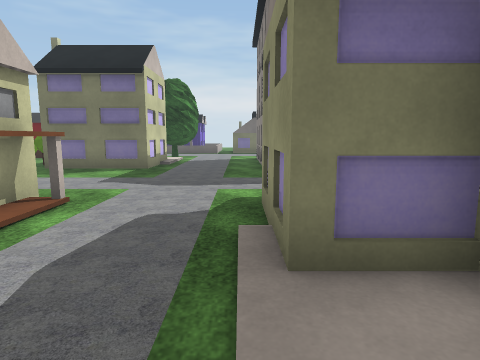
View 1 (above)

21 first-person views from a walk through a Unity game level. The camera is 1.2 m above the floor, tilts 8° down and sees 75° across. The floor is counted in squares, 1 m on a side. Each view is taken from the middle of a square. On the plan, view 1 faces up. The plan holds only what a view shows up to about 13 squares ahead; the rest is blank. The place goes on beyond the plan. The player is left out. Some surface patterns are stand-ins.

View 2
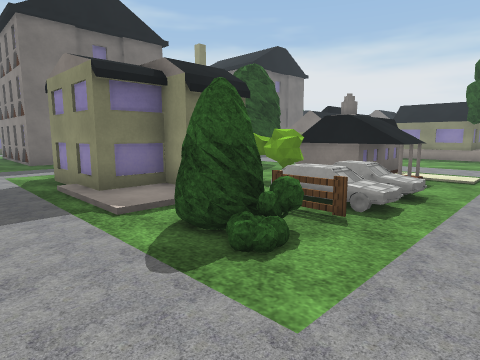

View 3
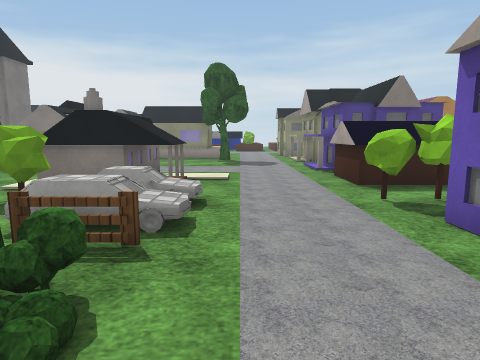

View 4
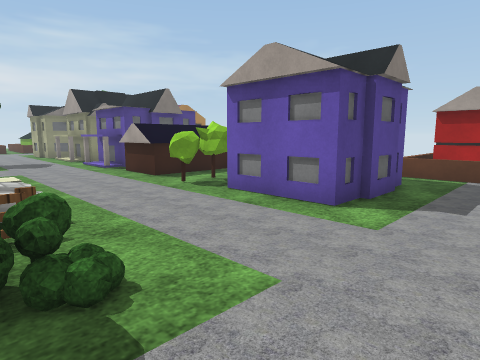

View 5
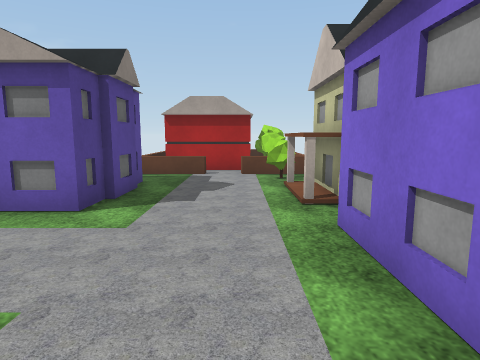

View 6
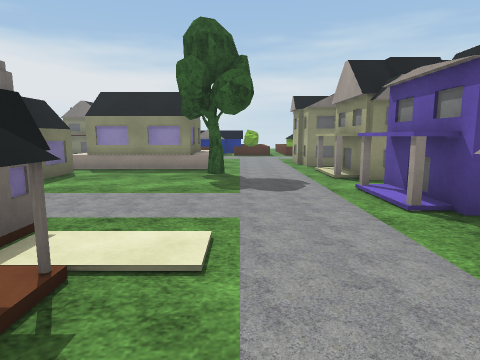

View 7
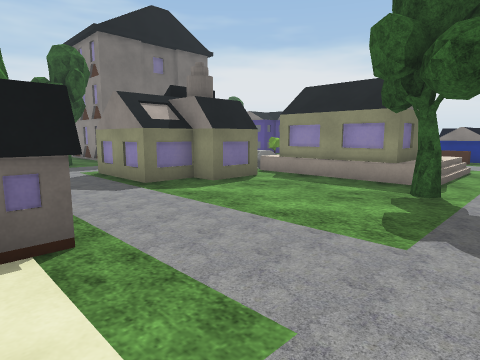

View 8
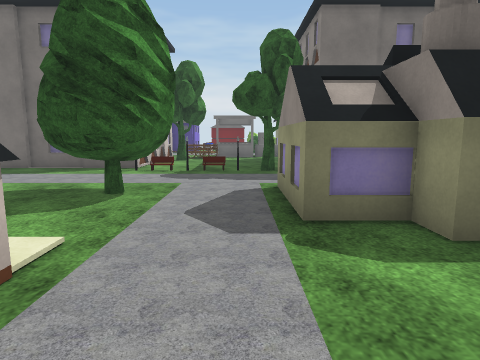

View 9
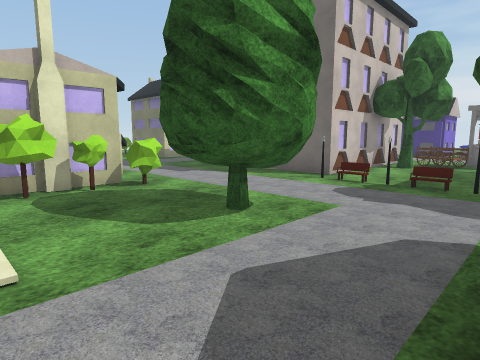

View 10
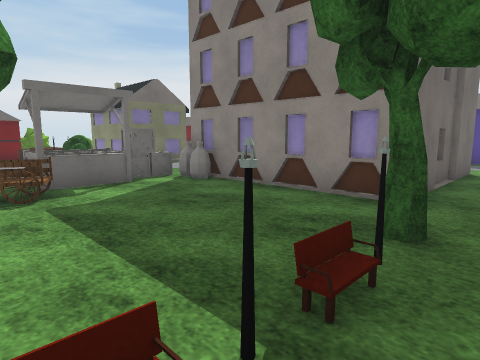

View 11
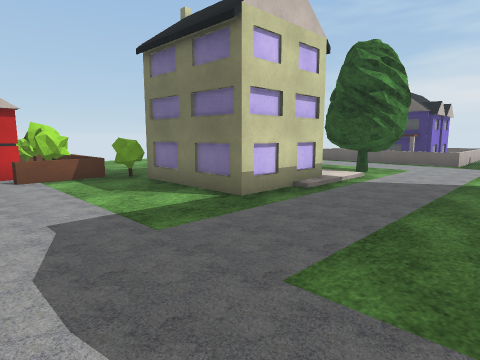

View 12
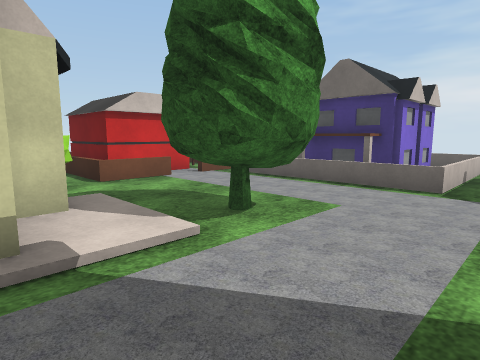

View 13
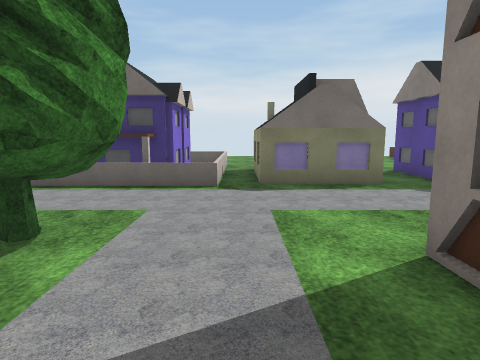

View 14
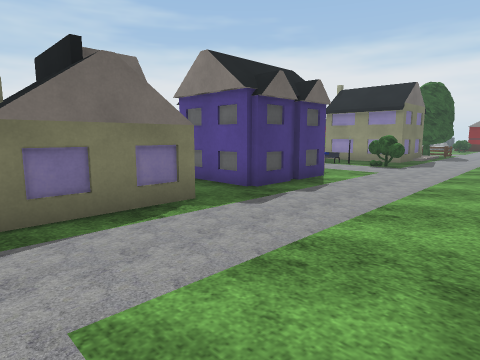

View 15
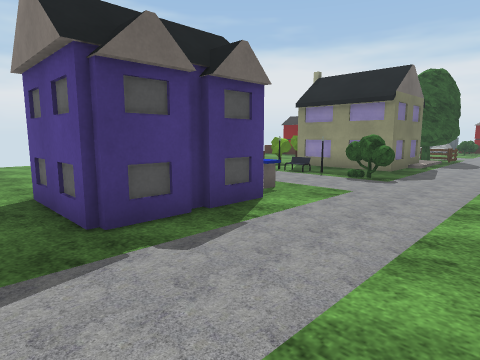

View 16
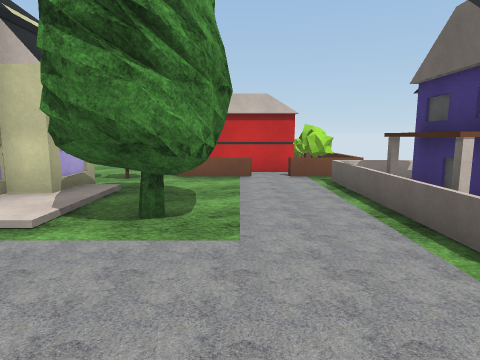

View 17
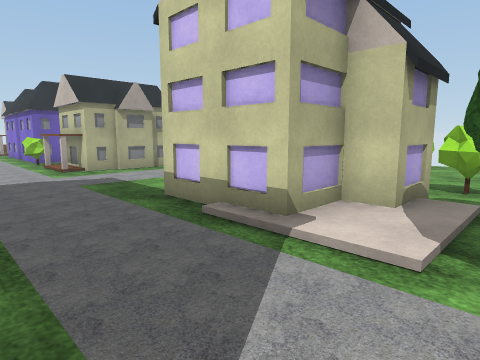

View 18
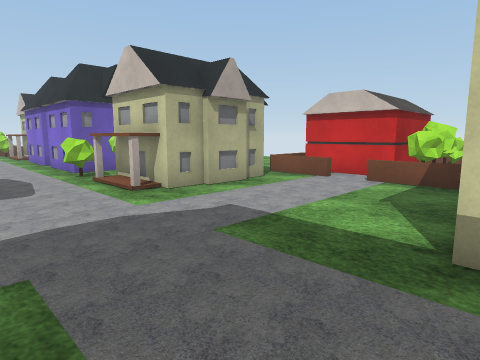

View 19
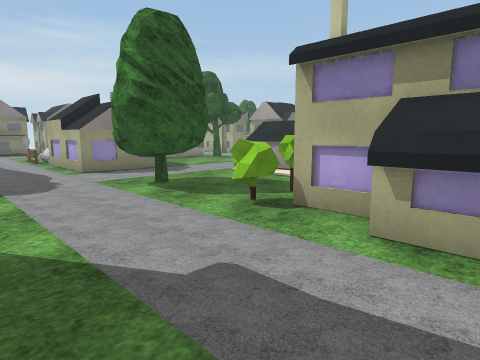

View 20
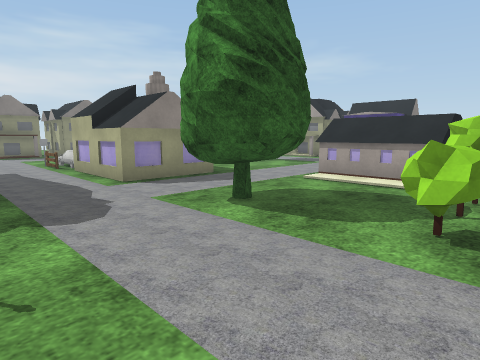

View 21
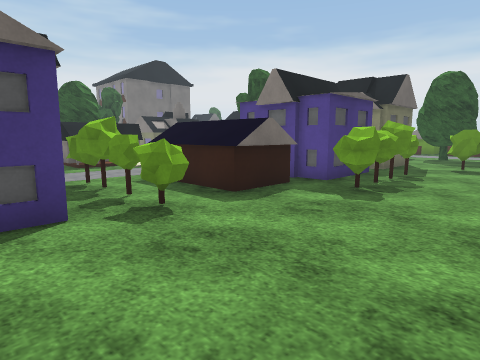

### Floor plan
Key: @ floor where view 1 was taken; # wall or solid block; . floor; / step, stairs or slope; = window, fence, low wall or low ledge; H house; T tree; B bush; F fence; S streetlight; A stall; C cart; O other object.
Columns run from 11 left of view 1 to 18 right of it. Each row starts with its distance up from view 1.
 23 OOO HHHHHH.HHHHH H HH..O.# H
 22 OOOOHHHHHH.HHH.HHH#H...B.##HH
 21 OOOO...................B......
 20  O............................
 19 OO.O...TT..................
 18 OO.O.. TTT...........AAAO.
 17 OOO...TTT...#  H    CAAAOO
 16  ..HH/../...      #.C...OO
 15  ..HHHH./...      #T.....#
 14  ..  HHH/...      #......#
 13  .     #/...#     #......#
 12  ..H####....#     #......#
 11 OOOH........###H ##....T.###H#
 10 OOOO..............O/S/ST......
  9 OOOO.......................
  8 OO............................
  7  O.O...............TT.......FO
  6  O.OHHHH....HH..H.TTT..HHHHHOO
  5  OOO HHHH...HH##H.TTT..HHHHHO
  4        HH...H  #H......HHH  O
  3        HH...HH #H......HHHH.
  2        HH....HH H...........HH
  1       ##H....  HHOOOO.......HH
  0        ##..@B./  OOOO.......HH
 -1         #..BBFOOOOO.........HH
 -2         ....BFO.O.........T.OO
 -3        #H.....................
 -4        ##.....................
 -5         H.......O.............
 -6        H....###.O.OOOHHH.HHHHH
 -7        HH...H  HO.OO H  .HH H
 -8        HH...H H.O.OOHHHH H
 -9        HH...###.O.OOOHH  H
-10         H.......O...HHHH.HHH
-11        OOOOOO.......HHHH .#=
-12        OOOOOO.............#
-13        OO   O ...........
-14         O   O. ...

Positions as (right, up) in squares from view 1, and headings:
1: (0, 0), facing up
2: (-2, -4), facing up-right
3: (-1, -3), facing right
4: (-2, -1), facing down-right
5: (-2, -1), facing down
6: (5, -3), facing right
7: (8, -4), facing up-right
8: (11, -1), facing up
9: (12, 2), facing up-left
10: (8, 9), facing up-right
11: (1, 7), facing up-left
12: (0, 14), facing up-left
13: (-1, 14), facing up
14: (-1, 17), facing up-right
15: (3, 18), facing up-right
16: (1, 19), facing left
17: (0, 17), facing down-left
18: (0, 12), facing down-left
19: (1, 10), facing down-right
20: (4, 10), facing down-right
21: (2, -14), facing up-right
